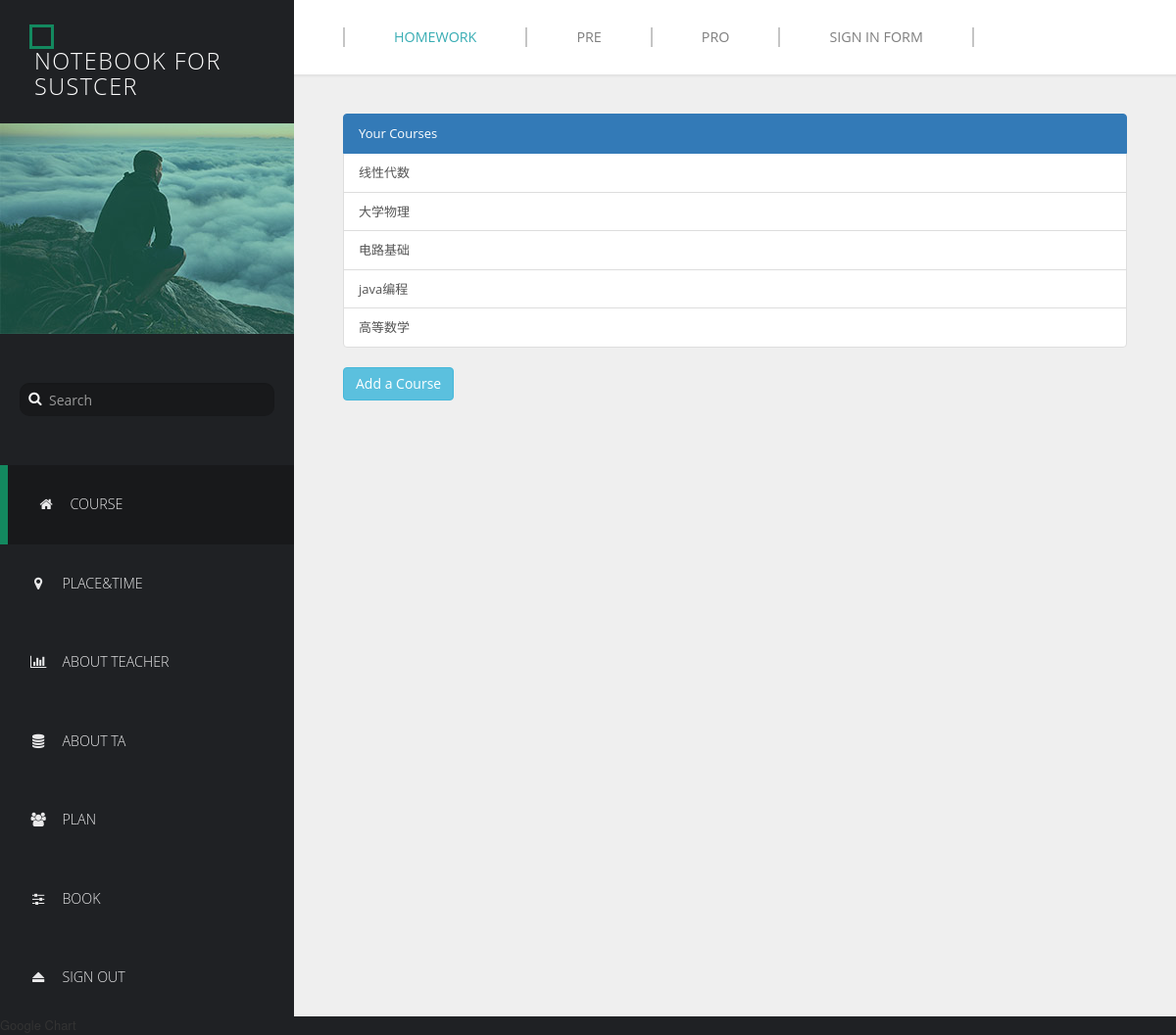
Page /notebook/ on the committed database.
### course/models.py (models this page shows, shortened)
class Course(models.Model):
    title = models.CharField(max_length=50)
    place_time = models.TextField(null=True, blank=True)
    tutorial_place_time = models.TextField(null=True, blank=True)
    homework = models.ManyToManyField(Homework, blank=True)
    pre = models.ManyToManyField(Pre, blank=True)
    pro = models.ManyToManyField(Pro, blank=True)
    teacher = models.ManyToManyField(Teacher, blank=True)
    ta = models.ManyToManyField(TA, blank=True)

### course/views.py (the view)
def home(request):
    course_list = Course.objects.all()
    return render(request, 'home.html', {'course_list': course_list})

### template/home.html (shortened to what this page needs)
{% load staticfiles %}
<!DOCTYPE html>
<html lang="en">
  <head>
    <link href="{% static 'seeu/css/font-awesome.min.css' %}" rel="stylesheet">
    <link href="{% static 'seeu/css/bootstrap.min.css' %}" rel="stylesheet">
    <link href="{% static 'seeu/css/templatemo-style.css' %}" rel="stylesheet">
  </head>
  <body>
    <div class="templatemo-flex-row">
      <div class="templatemo-sidebar">
        <header class="templatemo-site-header">
          <div class="square"></div>
          <h1>NoteBook For SUSTCER</h1>
        </header>
        <div class="profile-photo-container">
          <img src="{% static 'seeu/images/profile-photo.jpg' %}" alt="Profile Photo" class="img-responsive">
          <div class="profile-photo-overlay"></div>
        </div>
        <form class="templatemo-search-form" role="search">
          <div class="input-group">
              <button type="submit" class="fa fa-search"></button>
              <input type="text" class="form-control" placeholder="Search" name="srch-term" id="srch-term">
          </div>
        </form>
        <nav class="templatemo-left-nav">
          <ul>
            <li><a href="{% url 'home' %}" class="active"><i class="fa fa-home fa-fw"></i>Course</a></li>
              <li><a href="#"><i class="fa fa-map-marker fa-fw"></i>Place&Time</a></li>
            <li><a href="#"><i class="fa fa-bar-chart fa-fw"></i>About Teacher</a></li>
            <li><a href="#"><i class="fa fa-database fa-fw"></i>About TA</a></li>
              <li><a href="#"><i class="fa fa-users fa-fw"></i>PLAN</a></li>
            <li><a href="#"><i class="fa fa-sliders fa-fw"></i>BOOK</a></li>
            <li><a href="#"><i class="fa fa-eject fa-fw"></i>Sign Out</a></li>
          </ul>
        </nav>
      </div>
      <div class="templatemo-content col-1 light-gray-bg">
        <div class="templatemo-top-nav-container">
          <div class="row">
            <nav class="templatemo-top-nav col-lg-12 col-md-12">
              <ul class="text-uppercase">
                <li><a href="" class="active">homework</a></li>
                <li><a href="">PRE</a></li>
                <li><a href="">PRO</a></li>
                <li><a href="">Sign in form</a></li>
              </ul>
            </nav>
          </div>
        </div>
          <div class="templatemo-content-container">
              <div class="list-group">
                <a href="#" class="list-group-item active">Your Courses</a>
                {% for course in course_list %}
                <a href="{% url 'course' course.id %}" class="list-group-item">{{ course.title }}</a>
                {% endfor %}
              </div>
                    <a href="{% url 'create_page' %}" type="button" class="btn btn-info">Add a Course</a>
          </div>
      </div>
    </div>
  </body>
</html>

### static/seeu/css/templatemo-style.css (style rules this page uses)
* { font-family: 'Open Sans', sans-serif; }
body { font-size: 13px; }
body, .templatemo-left-nav { background: #1f2124; }
h1, h2, h3 { margin: 0; }
ul { list-style-type: none; margin: 0; padding: 0; }
nav li { font-size: 1.1em; list-style: none; text-transform: uppercase; }
.light-gray-bg { background-color: #efefef; }
.templatemo-sidebar { width: 300px; }
.square { width: 25px; height: 25px; border: 3px solid #13895F; display: inline-block; vertical-align: middle; }
.templatemo-site-header { margin: 25px 30px; }
.templatemo-site-header h1 { color: white; display: inline-block; font-size: 1.8em; font-weight: 300; letter-spacing: 1.5px; margin: 0 5px; text-transform: uppercase; vertical-align: middle; }
.profile-photo-container { position: relative; }
.profile-photo-overlay { background-color: rgba(4, 152, 114, 0.35); position: absolute; top: 0; left: 0; width: 100%; height: 100%; transition: all 0.3s ease; }
.templatemo-search-form { font-size: 1.1em; margin: 50px 20px; }
.templatemo-search-form .input-group { width: 100%; }
.templatemo-search-form .input-group .form-control { background-color: #18191b; border: none; border-radius: 10px; color: #DDD; padding-left: 30px; }
.templatemo-search-form .input-group { position: relative; }
.fa-search { height:32px; width:32px; border: none; cursor: pointer; color:white; background:transparent; position:absolute; top: 0; left: 0; z-index: 100; }
.templatemo-left-nav li { font-weight: 300; }
.templatemo-left-nav a.active, .templatemo-left-nav a:hover { background: #18191b; border-left: 8px solid #13895F; }
.templatemo-left-nav a { color: #e9e9ea; display: block; padding: 30px; transition: all 0.3s ease; }
.templatemo-left-nav .fa { margin-right: 15px; }
.templatemo-top-nav-container { background-color: white; padding: 28px 50px; box-shadow: 0px 0px 2px 2px rgba(161, 159, 159, 0.18); }
.templatemo-top-nav li { float: left; list-style: none; }
.templatemo-top-nav a { color: #7f7f7f; display: block; padding: 0 50px; border-left: 2px solid #c5c5c5; }
.templatemo-top-nav li:last-child a { border-right: 2px solid #c5c5c5; }
.templatemo-top-nav a:hover, .templatemo-top-nav a.active { color: #39ADB4; }
.templatemo-content { margin-top: 0px; min-height: 600px; padding: 0; overflow-x: hidden; }
.templatemo-content-container { padding: 40px 50px; }
.templatemo-flex-row { display: -webkit-flex; display: -ms-flexbox; display: flex; }
.col-1 { -webkit-flex: 1; -ms-flex: 1; flex: 1; }
@media only screen and (min-width: 768px) { .templatemo-left-nav { display: block !important; } }

### rows in the picture
Course: title "线性代数"
Course: title "大学物理"
Course: title "电路基础"
Course: title "java编程"
Course: title "高等数学"
